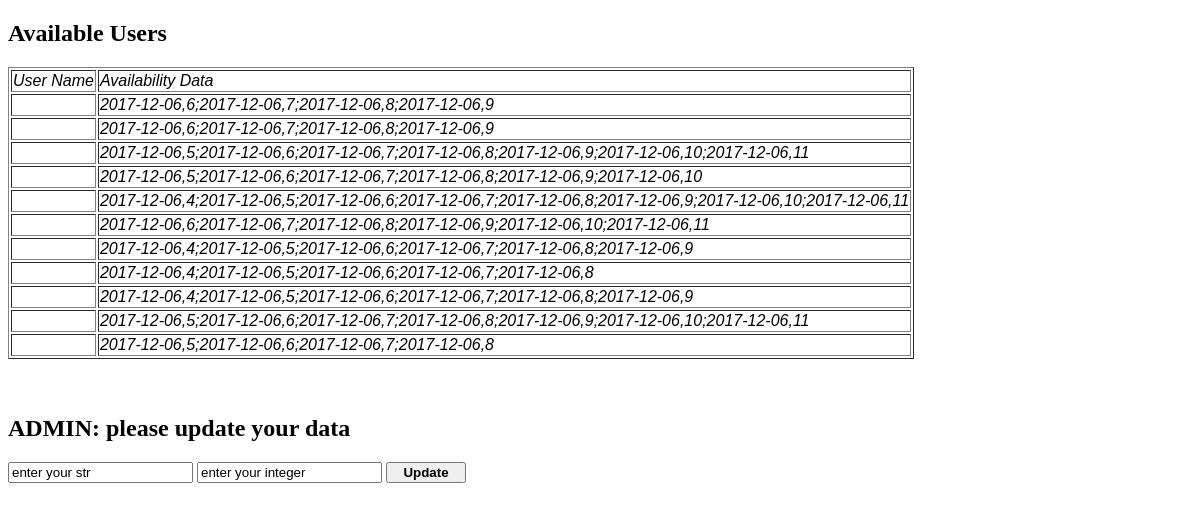
Before: /manage_database (signed in) with the older database file.
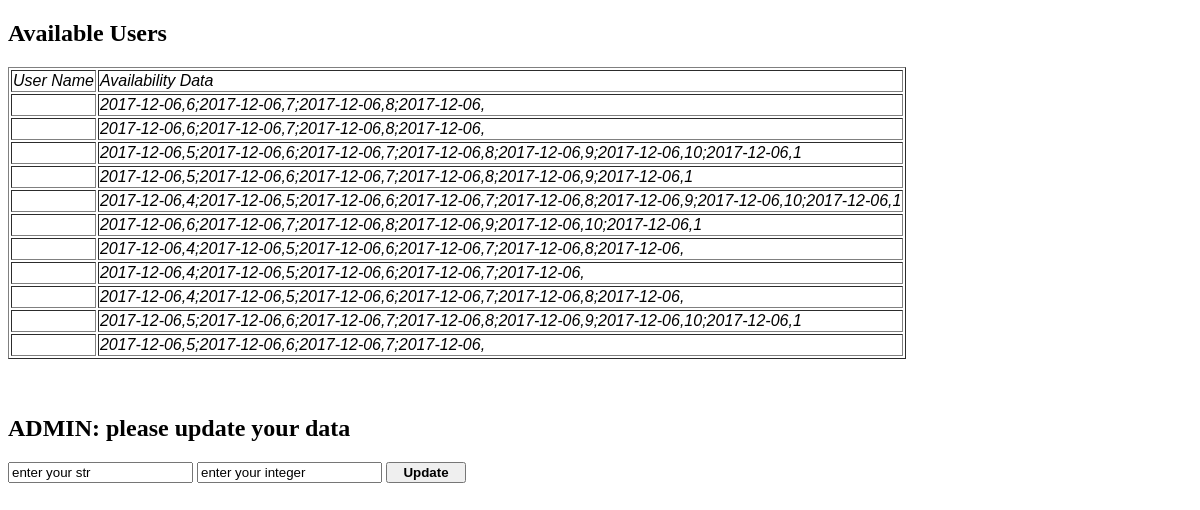
After: the same page with the newer database file.
### user_manager.py (models this page shows)
class _Dancer(_Base):
  __tablename__ = 'dancers'
  id = Column(Integer, primary_key=True)
  username = Column(String)
  firstname = Column(String)
  lastname = Column(String)
  availability = Column(String)
  password = Column(String)
  nonharvard = Column(Boolean)
  choreographer = Column(Boolean)
  dancers = Column(String)

### views.py (the view)
@app.route("/manage_database", methods=['GET', 'POST'])
@login_required
def manage_database():
  user_id = fk.request.cookies.get('user_id')
  if fk.request.method == 'POST':
    if "update" in fk.request.form:
      user_data = {}
      user_data["firstname"] = fk.request.form["firstname"]
      user_data["lastname"]  = fk.request.form["lastname"]
      user_data["email"]  = fk.request.form["email"]
      user_data["nonharvard"]  = fk.request.form["nonharvard"]
      user_data["choreographer"]  = fk.request.form["choreographer"]
      print("user_data: ", user_id, user_data)
      um.user_update(user_id, user_data)
      db_list = um.get_user_data_list()
      return fk.render_template('database_manager.html', data_list=db_list, user_name=user_id)
    else:
      raise("This button has not been handled yet")
  elif fk.request.method == 'GET':
    db_list = um.get_user_data_list()
    return fk.render_template('database_manager.html', data_list=db_list, user_name=user_id)

### user_manager.py (called while the page is built)
def is_valid_user(username):
  s = _session()
  try:
    user = s.query(_Dancer).filter_by(username=username).one()
  except:
    return False
  else:
    return True

def get_user_data_list():
  class Dummy:
    def __init__(self, username, firstname, lastname, nonharvard, choreographer, dancers, availability):
      self.username = username
      self.firstname = firstname
      self.lastname = lastname
      self.nonharvard = nonharvard
      self.choreographer = choreographer
      self.dancers = dancers
      self.availability = availability
  s = _session()
  q = s.query(_Dancer)
  db_list = []
  for u in q:
    db_list.append(Dummy(u.username, u.firstname, u.lastname, u.nonharvard, u.choreographer, u.dancers, u.availability))
  return db_list

### views.py (called while the page is built)
def login_required(f):
  @wraps(f)
  def wrapper(*args, **kwargs):
    name = fk.request.cookies.get('user_id')
    if not um.is_valid_user(name):
      return "You need to login first", 401
    else:
      return f(*args, **kwargs)
  return wrapper

### templates/database_manager.html (shortened to what this page needs)
<!doctype html>
<html>
  <form action="/manage_database", method="post">
    <h2> Available Users </h2>
    <div>
      <table class="db_table" border="1">
        <td><fn> User Name </fn></td>
        <td><fn> Availability Data </fn></td>
        {% for d in data_list %}
          <tr>
            <td><fn>{{d.name}} </fn></td>
            <td><fn>{{d.availability}} </fn></td>
          </tr>
        {% endfor %}
      </table>
    </div>
    <br> <br>
    <h2> {{user_name}}: please update your data </h2>
    <input type="text" name="data_str" value="enter your str" placeholder="new_str">
    <input type="text" name="data_int" value="enter your integer" placeholder="new_int">
    <input class="bn" type="submit" name="update" value="Update">
  </form>
</html>

Changed rows visible on the page:
changed _Dancer "ADMIN": availability "2017-12-06,6;2017-12-06,7;2017-12-06,8;2017-12-06,9" → "2017-12-06,6;2017-12-06,7;2017-12-06,8;2017-12-06,"
changed _Dancer (number 2 of 11 on the later page): availability "2017-12-06,6;2017-12-06,7;2017-12-06,8;2017-12-06,9" → "2017-12-06,6;2017-12-06,7;2017-12-06,8;2017-12-06,"
changed _Dancer (number 3 of 11 on the later page): availability "2017-12-06,5;2017-12-06,6;2017-12-06,7;2017-12-06,8;2017-12-06,9;2017-12-06,10;2017-12-06,11" → "2017-12-06,5;2017-12-06,6;2017-12-06,7;2017-12-06,8;2017-12-06,9;2017-12-06,10;2017-12-06,1"
changed _Dancer (number 4 of 11 on the later page): availability "2017-12-06,5;2017-12-06,6;2017-12-06,7;2017-12-06,8;2017-12-06,9;2017-12-06,10" → "2017-12-06,5;2017-12-06,6;2017-12-06,7;2017-12-06,8;2017-12-06,9;2017-12-06,1"
changed _Dancer (number 5 of 11 on the later page): availability "2017-12-06,4;2017-12-06,5;2017-12-06,6;2017-12-06,7;2017-12-06,8;2017-12-06,9;2017-12-06,10;2017-12-06,11" → "2017-12-06,4;2017-12-06,5;2017-12-06,6;2017-12-06,7;2017-12-06,8;2017-12-06,9;2017-12-06,10;2017-12-06,1"
changed _Dancer (number 6 of 11 on the later page): availability "2017-12-06,6;2017-12-06,7;2017-12-06,8;2017-12-06,9;2017-12-06,10;2017-12-06,11" → "2017-12-06,6;2017-12-06,7;2017-12-06,8;2017-12-06,9;2017-12-06,10;2017-12-06,1"
changed _Dancer (number 7 of 11 on the later page): availability "2017-12-06,4;2017-12-06,5;2017-12-06,6;2017-12-06,7;2017-12-06,8;2017-12-06,9" → "2017-12-06,4;2017-12-06,5;2017-12-06,6;2017-12-06,7;2017-12-06,8;2017-12-06,"
changed _Dancer (number 8 of 11 on the later page): availability "2017-12-06,4;2017-12-06,5;2017-12-06,6;2017-12-06,7;2017-12-06,8" → "2017-12-06,4;2017-12-06,5;2017-12-06,6;2017-12-06,7;2017-12-06,"
changed _Dancer (number 9 of 11 on the later page): availability "2017-12-06,4;2017-12-06,5;2017-12-06,6;2017-12-06,7;2017-12-06,8;2017-12-06,9" → "2017-12-06,4;2017-12-06,5;2017-12-06,6;2017-12-06,7;2017-12-06,8;2017-12-06,"
changed _Dancer (number 10 of 11 on the later page): availability "2017-12-06,5;2017-12-06,6;2017-12-06,7;2017-12-06,8;2017-12-06,9;2017-12-06,10;2017-12-06,11" → "2017-12-06,5;2017-12-06,6;2017-12-06,7;2017-12-06,8;2017-12-06,9;2017-12-06,10;2017-12-06,1"
changed _Dancer (number 11 of 11 on the later page): availability "2017-12-06,5;2017-12-06,6;2017-12-06,7;2017-12-06,8" → "2017-12-06,5;2017-12-06,6;2017-12-06,7;2017-12-06,"
